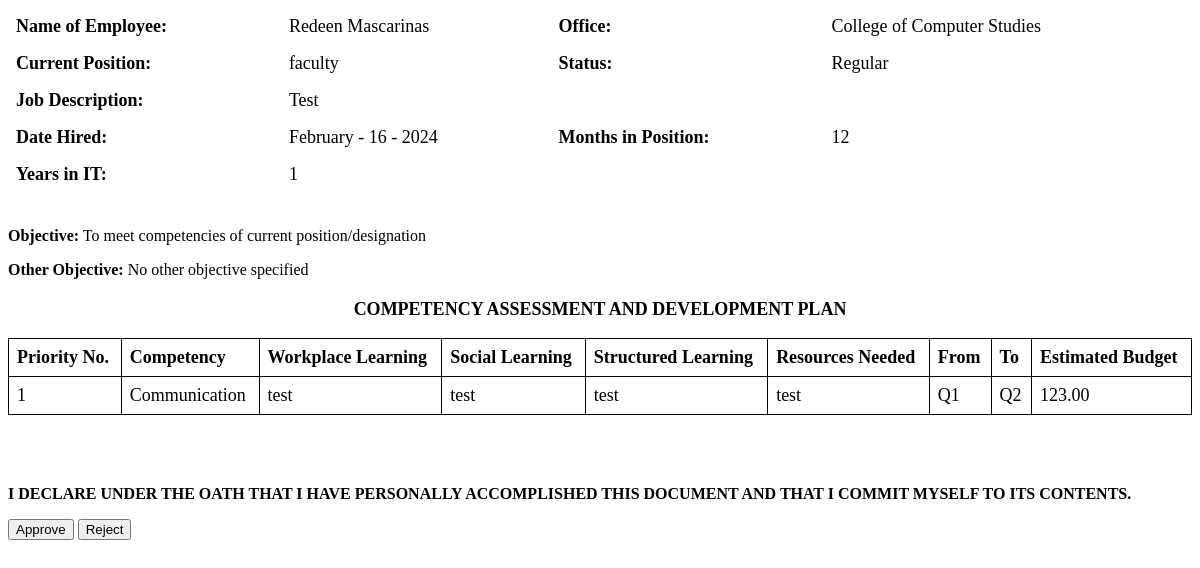
/Supervisor/view_idp.php?id=4, run on the app's committed database.
### tables this page shows
CREATE TABLE `idp` (
  `id` int(11) NOT NULL,
  `userID` int(11) DEFAULT NULL,
  `approved_by` int(11) DEFAULT NULL,
  `objectives` varchar(255) DEFAULT NULL,
  `other_objective` varchar(255) DEFAULT NULL,
  `created_at` timestamp NOT NULL DEFAULT current_timestamp() ON UPDATE current_timestamp(),
  `status` varchar(255) NOT NULL DEFAULT 'To be reviewed.',
  `remarks` text NOT NULL
);

CREATE TABLE `users` (
  `userID` int(11) NOT NULL,
  `empname` varchar(45) NOT NULL,
  `roleID` int(11) NOT NULL,
  `mobilenumber` varchar(20) NOT NULL,
  `email` varchar(45) NOT NULL,
  `password` varchar(45) NOT NULL
);

CREATE TABLE `office` (
  `officeID` int(11) NOT NULL,
  `officeName` varchar(255) NOT NULL
);

CREATE TABLE `user_details` (
  `UserDetailsID` int(20) NOT NULL,
  `userID` int(20) NOT NULL,
  `officeID` int(11) NOT NULL,
  `position` varchar(50) NOT NULL,
  `jobdescription` varchar(200) NOT NULL,
  `employmentstatus` varchar(50) NOT NULL,
  `datehired` date NOT NULL,
  `monthsintheposition` int(10) NOT NULL,
  `yearsiniit` int(10) NOT NULL,
  `profile_picture` varchar(255) NOT NULL
);

CREATE TABLE `idp_competencies` (
  `id` int(11) NOT NULL,
  `userID` int(11) DEFAULT NULL,
  `idp_id` int(11) DEFAULT NULL,
  `competency_id` int(11) DEFAULT NULL,
  `priority_no` int(11) DEFAULT NULL,
  `workplace_learning` varchar(5000) DEFAULT NULL,
  `social_learning` varchar(5000) DEFAULT NULL,
  `structured_learning` varchar(5000) DEFAULT NULL,
  `resources_needed` varchar(500) DEFAULT NULL,
  `accomplishment_indicator` varchar(500) DEFAULT NULL,
  `fromdate` varchar(50) NOT NULL,
  `todate` varchar(50) NOT NULL,
  `estimated_budget` decimal(10,2) DEFAULT NULL
);

CREATE TABLE `competency` (
  `competency_id` int(11) NOT NULL,
  `competencyname` varchar(255) NOT NULL,
  `description` varchar(1000) NOT NULL
);

### Supervisor/view_idp.php (the view, shortened to what this page needs)
<?php
include('connection.php');
if (isset($_GET['id'])) {
    $id = $_GET['id'];
    $stmt = $conn->prepare("
    SELECT idp.id, idp.objectives, idp.other_objective, idp.status, users.empname,
        office.officeName AS officeName, user_details.position, user_details.jobdescription,
        user_details.employmentstatus, user_details.datehired,
        user_details.monthsintheposition, user_details.yearsiniit
    FROM idp
    JOIN users ON idp.userID = users.userID
    LEFT JOIN user_details ON users.userID = user_details.userID
    LEFT JOIN office ON user_details.officeID = office.officeID
    WHERE idp.id = :id
    ");
    $stmt->bindParam(':id', $id, PDO::PARAM_INT);
    $stmt->execute();
    $idp_details = $stmt->fetch(PDO::FETCH_ASSOC);
    $stmt_competencies = $conn->prepare("
        SELECT ic.priority_no, c.competencyname, ic.workplace_learning,
               ic.social_learning, ic.structured_learning, ic.resources_needed,
               ic.accomplishment_indicator, ic.fromdate, ic.todate, ic.estimated_budget
        FROM idp_competencies ic
        JOIN competency c ON ic.competency_id = c.competency_id
        WHERE ic.idp_id = :id
    ");
    $stmt_competencies->bindParam(':id', $id, PDO::PARAM_INT);
    $stmt_competencies->execute();
    $competencies = $stmt_competencies->fetchAll(PDO::FETCH_ASSOC);
    if ($idp_details) {
        echo "<table class='no-border-table' cellspacing='5' cellpadding='5' width='100%'>";
        echo "<tr>
                <td><strong>Name of Employee:</strong></td>
                <td>" . htmlspecialchars($idp_details['empname']) . "</td>
                <td><strong>Office:</strong></td>
                <td>" . htmlspecialchars($idp_details['officeName']) . "</td>
            </tr>";
        echo "<tr>
                <td><strong>Current Position:</strong></td>
                <td>" . htmlspecialchars($idp_details['position']) . "</td>
                <td><strong>Status:</strong></td>
                <td>" . htmlspecialchars($idp_details['employmentstatus']) . "</td>
              </tr>";
        echo "<tr>
                <td><strong>Job Description:</strong></td>
                <td colspan='3'>" . htmlspecialchars($idp_details['jobdescription']) . "</td>
              </tr>";
        echo "<tr>
                <td><strong>Date Hired:</strong></td>
                <td>" . htmlspecialchars(date('F - d - Y', strtotime($idp_details['datehired']))) . "</td>
                <td><strong>Months in Position:</strong></td>
                <td>" . htmlspecialchars($idp_details['monthsintheposition']) . "</td>
              </tr>";
        echo "<tr>
                <td><strong>Years in IT:</strong></td>
                <td colspan='3'>" . htmlspecialchars($idp_details['yearsiniit']) . "</td>
              </tr>";
        echo "</table>";
        echo "<p><strong>Objective:</strong> " . htmlspecialchars($idp_details['objectives']) . "</p>";
        echo "<p><strong>Other Objective:</strong> " . htmlspecialchars($idp_details['other_objective']) . "</p>";
        echo "<div style='text-align: center; font-weight: bold; font-size: 18px; margin-top: 20px;'>
        COMPETENCY ASSESSMENT AND DEVELOPMENT PLAN
      </div>";
        if ($competencies) {
            echo "<table border='1' cellpadding='5' cellspacing='0' width='100%'>";
            echo "<tr>
                    <th>Priority No.</th>
                    <th>Competency</th>
                    <th>Workplace Learning</th>
                    <th>Social Learning</th>
                    <th>Structured Learning</th>
                    <th>Resources Needed</th>
                    <th>From</th>
                    <th>To</th>
                    <th>Estimated Budget</th>
                </tr>";
            foreach ($competencies as $competency) {
                echo "<tr>
                        <td>" . htmlspecialchars($competency['priority_no']) . "</td>
                        <td>" . htmlspecialchars($competency['competencyname']) . "</td>
                        <td>" . htmlspecialchars($competency['workplace_learning']) . "</td>
                        <td>" . htmlspecialchars($competency['social_learning']) . "</td>
                        <td>" . htmlspecialchars($competency['structured_learning']) . "</td>
                        <td>" . htmlspecialchars($competency['resources_needed']) . "</td>
                        <td>" . htmlspecialchars($competency['fromdate']) . "</td>
                        <td>" . htmlspecialchars($competency['todate']) . "</td>
                        <td>" . htmlspecialchars($competency['estimated_budget']) . "</td>
                    </tr>";
            }
            echo "</table>";
        } else {
            echo "<p>No competencies found.</p>";
        }
    } else {
        echo "<p>IDP not found.</p>";
    }
}
?>
<html>
<p class="declaration">
    <br> <br><br>I DECLARE UNDER THE OATH THAT I HAVE PERSONALLY ACCOMPLISHED THIS DOCUMENT AND THAT I COMMIT MYSELF TO ITS CONTENTS.
</p>
<?php
$isDisabled = ($idp_details['status'] === 'Approved' || $idp_details['status'] === 'Rejected');
?>
<form id="idpForm">
    <button type="button" class="btn btn-success approve-btn"
    <?php echo $isDisabled ? 'disabled' : ''; ?>
    data-id="<?= htmlspecialchars($id) ?>">
    Approve
</button>
    <button type="button" class="btn btn-danger reject-btn"
    <?php echo $isDisabled ? 'disabled' : ''; ?>
    data-id="<?= htmlspecialchars($id) ?>"
    data-bs-toggle="modal"
    data-bs-target="#rejectModal">
    Reject
</button>
</form>

### Supervisor/view_idp.php (style rules this page uses)
.declaration { font-weight: bold; text-align: left; }
table { border-collapse: collapse; width: 100%; border: 1px solid black; }
td, th { padding: 8px; text-align: left; border: 1px solid black; font-size: 18px; }
th { font-weight: bold; text-align: left; }
.no-border-table { border: none; }
.no-border-table td, .no-border-table th { border: none; }

### data on the page
idp: userID.empname "Redeen Mascarinas", office.officeName "College of Computer Studies", user_details.position "faculty", user_details.employmentstatus "Regular", user_details.jobdescription "Test", user_details.datehired "February - 16 - 2024", user_details.monthsintheposition "12", user_details.yearsiniit "1", objectives "To meet competencies of current position/designation", other_objective "No other objective specified"
idp_competencies: priority_no "1", competency.competencyname "Communication", workplace_learning "test", social_learning "test", structured_learning "test", resources_needed "test", fromdate "Q1", todate "Q2", estimated_budget "123.00"
